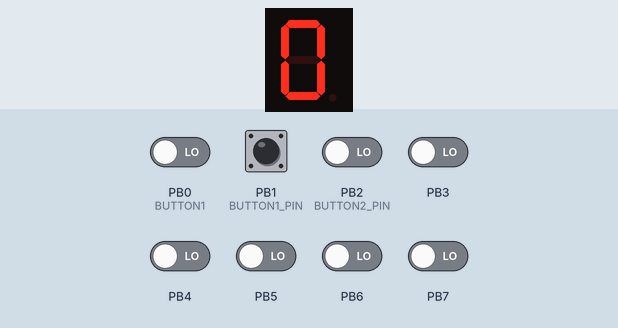
Bench run of a program on a simulated ATmega32, built with avr-gcc and emulated at 16 MHz. Parts: 1-digit seven-segment display. Wiring (inferred from the names in the program): 1-digit 7-segment display, segments lit when HIGH: segments PA0, PA1, PA2, PA3, PA4, PA5, PA6, PA7. The inputs (shaded band) are chosen by the test bench; at power-on: PB1 (BUTTON1_PIN) HIGH, PB0 (BUTTON1), PB2 (BUTTON2_PIN), PB3–7 LOW. The segment pins are drawn as the display they are named for.

Above: at 1.2 s.
1.3 s: PB1 (BUTTON1_PIN) pulled LOW for 0.15 s
At 2.2 s:
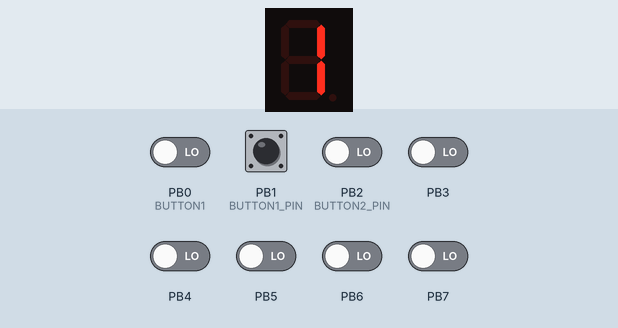
3.0 s: PB1 (BUTTON1_PIN) pulled LOW for 1 s
At 4.8 s:
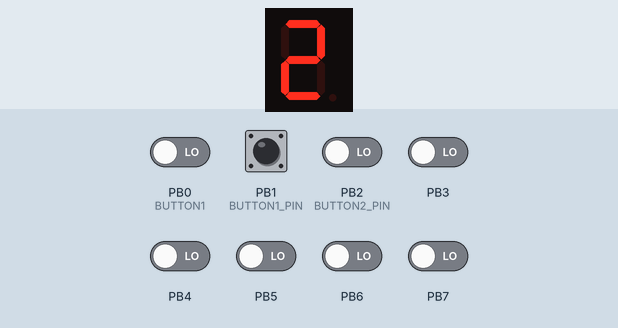
Timing chart, 0 to 6.3 s (numbered marks = the images above; inputs shaded):
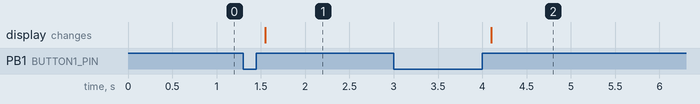

The program:

main.c
```c
/*
 * main.c
 *
 *  Created on: Jul 25, 2024
 *      Author: Elmag
 */

#include "../HAL/LED/LED_interface.h"
#include "../HAL/SEG/SEG_interfac.h"
#include "../HAL/SEG/SEG_config.h"
#include "../HAL/Button/Button_config.h"
#include "../HAL/Button/Button_interface.h"
#include "../HAL/Button/Button_private.h"

#include<util/delay.h>
int main()
{
	 SEG_voidInit(SEG1);
	 Button_Init(BUTTON1);
	 u8_t i = 0 ;
	 SEG_display(SEG1 , i);
	 while(1)
	 {
       Button_voidWaitForButton(BUTTON1);
       i++ ;
       if(i>9)
    	   i = 0 ;
       SEG_display(SEG1 ,i);


	 }
	return 0 ;
}
```

Button_config.h
```c
/*
 * Button_config.h
 *
 *  Created on: Jul 28, 2024
 *      Author: Elmag
 */

#ifndef BUTTON_BUTTON_CONFIG_H_
#define BUTTON_BUTTON_CONFIG_H_

#define BUTTON1_PORT PORTB
#define BUTTON1_PIN  PIN1

#define BUTTON2_PORT PORTB
#define BUTTON2_PIN  PIN2

#endif /* BUTTON_BUTTON_CONFIG_H_ */
```

SEG_config.h
```c
/*
 * SEG_config.h
 *
 *  Created on: Jul 28, 2024
 *      Author: Elmag
 */

#ifndef SEG_SEG_CONFIG_H_
#define SEG_SEG_CONFIG_H_

#define SEG1  1
#define SEG1_PORT  PORTA

#define HSEG_PINA  PIN0
#define HSEG_PINB  PIN1
#define HSEG_PINC  PIN2
#define HSEG_PIND  PIN3
#define HSEG_PINE  PIN4
#define HSEG_PINF  PIN5
#define HSEG_PING  PIN6
#define HSEG_PINH  PIN7

#endif /* SEG_SEG_CONFIG_H_ */
```

Button_interface.h
```c
/*
 * Button_interface.h
 *
 *  Created on: Jul 28, 2024
 *      Author: Elmag
 */

#ifndef BUTTON_BUTTON_INTERFACE_H_
#define BUTTON_BUTTON_INTERFACE_H_

#include "../../LIB/STD_Types.h"
#include "../../MCAL/DIO/DIO_interface.h"

#define BUTTON1 0
#define BUTTON2 1

void Button_Init(u8_t L_u8ButtonNum);
u8_t Button_u8GetButtonstatus(u8_t L_u8ButtonNum);
void Button_voidWaitForButton(u8_t L_u8ButtonNum);

#endif /* BUTTON_BUTTON_INTERFACE_H_ */
```

Button_program.c
```c
/*
 * Button_program.c
 *
 *  Created on: Jul 28, 2024
 *      Author: Elmag
 */
#include "Button_config.h"
#include "Button_interface.h"
#include "Button_private.h"
#include <util/delay.h>
void Button_Init(u8_t L_u8ButtonNum)
{
   switch(L_u8ButtonNum)
   {
	case BUTTON1: DIO_u8SetPinDirection(BUTTON1_PORT , BUTTON1_PIN , INPUT);
	              DIO_u8SetPinValue(BUTTON1_PORT ,BUTTON1_PIN ,HIGH);
	              break ;
	case BUTTON2: DIO_u8SetPinDirection(BUTTON2_PORT , BUTTON2_PIN , INPUT);
	              DIO_u8SetPinValue(BUTTON2_PORT ,BUTTON2_PIN ,HIGH);
	              break;
   }
}

u8_t Button_u8GetButtonstatus(u8_t L_u8ButtonNum)
{
	u8_t button_vall ;
	switch(L_u8ButtonNum)
	{
	case BUTTON1:button_vall = DIO_u8GetBit(BUTTON1_PORT , BUTTON1_PIN); break ;
	case BUTTON2:button_vall = DIO_u8GetBit(BUTTON2_PORT , BUTTON2_PIN); break ;
	}
	return button_vall ;
}
void Button_voidWaitForButton(u8_t L_u8ButtonNum)
{
  while(1)
  {
	  if(Button_u8GetButtonstatus(L_u8ButtonNum)==0)
	  {
		 while(Button_u8GetButtonstatus(L_u8ButtonNum)==0);
		 _delay_ms(100);
		 break ;
	  }
  }
}
```

LED_interface.h
```c
/*
 * LED_interface.h
 *
 *  Created on: Jul 25, 2024
 *      Author: Elmag
 */

#ifndef LED_LED_INTERFACE_H_
#define LED_LED_INTERFACE_H_

#include "../../LIB/STD_Types.h"
#include "../../MCAL/DIO/DIO_interface.h"

#define LED1 0
#define LED2 1
#define LED3 2
#define LED4 3
#define LED5 4


void LED_voidInit(u8_t L_u8led);
void LED_voidSetLEDHigh(u8_t L_u8led);
void LED_voidSetLEDLow(u8_t L_u8led);

#endif /* LED_LED_INTERFACE_H_ */
```

LED_program.c
```c
/*
 * LED_program.c
 *
 *  Created on: Jul 25, 2024
 *      Author: Elmag
 */


#include "LED_interface.h"
#include "LED_private.h"

void LED_voidInit(u8_t L_u8led)
{
	switch(L_u8led)
	{
	case LED1 :DIO_u8SetPinDirection(LED1_PORT, LED1_PIN, OUTPUT); break ;
	case LED2 :DIO_u8SetPinDirection(LED2_PORT, LED2_PIN, OUTPUT); break ;
	case LED3 :DIO_u8SetPinDirection(LED3_PORT, LED3_PIN, OUTPUT); break ;
	case LED4 :DIO_u8SetPinDirection(LED4_PORT, LED4_PIN, OUTPUT); break ;
	case LED5 :DIO_u8SetPinDirection(LED5_PORT, LED5_PIN, OUTPUT); break ;
	}
}
void LED_voidSetLEDHigh(u8_t L_u8led)
{
	switch(L_u8led){
	case LED1: DIO_u8SetPinValue(LED1_PORT, LED1_PIN, HIGH); break;
	case LED2: DIO_u8SetPinValue(LED2_PORT, LED2_PIN, HIGH); break;
	case LED3: DIO_u8SetPinValue(LED3_PORT, LED3_PIN, HIGH); break;
	case LED4: DIO_u8SetPinValue(LED4_PORT, LED4_PIN, HIGH); break;
	case LED5: DIO_u8SetPinValue(LED5_PORT, LED5_PIN, HIGH); break;
	}
}
void LED_voidSetLEDLow(u8_t L_u8led)
{
	switch(L_u8led){
	case LED1: DIO_u8SetPinValue(LED1_PORT, LED1_PIN, LOW); break;
	case LED2: DIO_u8SetPinValue(LED2_PORT, LED2_PIN, LOW); break;
	case LED3: DIO_u8SetPinValue(LED3_PORT, LED3_PIN, LOW); break;
	case LED4: DIO_u8SetPinValue(LED4_PORT, LED4_PIN, LOW); break;
	case LED5: DIO_u8SetPinValue(LED5_PORT, LED5_PIN, LOW); break;
	}
}
```

SEG_interfac.h
```c
/*
 * SEG_interfac.h
 *
 *  Created on: Jul 28, 2024
 *      Author: Elmag
 */

#ifndef SEG_SEG_INTERFAC_H_
#define SEG_SEG_INTERFAC_H_

void SEG_voidInit(u8_t SEG_NUM);
void SEG_display(u8_t SEG_NUM, u8_t val);

void SEG_VoidClear(u8_t SEG_NUM);
#endif /* SEG_SEG_INTERFAC_H_ */
```

SEG_program.c
```c
/*
 * SEG_program.c
 *
 *  Created on: Jul 28, 2024
 *      Author: Elmag
 */

#include "../../LIB/STD_Types.h"
#include "../../LIB/Bit_Math.h"
#include "../../MCAL/DIO/DIO_interface.h"

#include "SEG_config.h"
#include "SEG_interfac.h"
#include "SEG_private.h"

void SEG_voidInit(u8_t SEG_NUM)
{

	switch(SEG_NUM)
	{
	case SEG1:
		DIO_u8SetPinDirection(SEG1_PORT , HSEG_PINA ,OUTPUT);
		DIO_u8SetPinDirection(SEG1_PORT , HSEG_PINB ,OUTPUT);
		DIO_u8SetPinDirection(SEG1_PORT , HSEG_PINC ,OUTPUT);
		DIO_u8SetPinDirection(SEG1_PORT , HSEG_PIND ,OUTPUT);
		DIO_u8SetPinDirection(SEG1_PORT , HSEG_PINE ,OUTPUT);
		DIO_u8SetPinDirection(SEG1_PORT , HSEG_PINF ,OUTPUT);
		DIO_u8SetPinDirection(SEG1_PORT , HSEG_PING ,OUTPUT);
		DIO_u8SetPinDirection(SEG1_PORT , HSEG_PINH ,OUTPUT);
		break ;
	}

}

void SEG_display(u8_t SEG_NUM ,u8_t val)
{
	switch(SEG_NUM)
	{
	case SEG1:
	  DIO_u8SetPortValue(SEG1_PORT ,seg[val]);
	  break ;
	}
}
void SEG_VoidClear(u8_t SEG_NUM)
{
	switch(SEG_NUM)
	{
	DIO_u8SetPinValue(SEG1_PORT , HSEG_PINA ,LOW);
	DIO_u8SetPinValue(SEG1_PORT , HSEG_PINB ,LOW);
	DIO_u8SetPinValue(SEG1_PORT , HSEG_PINC ,LOW);
	DIO_u8SetPinValue(SEG1_PORT , HSEG_PIND ,LOW);
	DIO_u8SetPinValue(SEG1_PORT , HSEG_PINE ,LOW);
	DIO_u8SetPinValue(SEG1_PORT , HSEG_PINF ,LOW);
	DIO_u8SetPinValue(SEG1_PORT , HSEG_PING ,LOW);
	DIO_u8SetPinValue(SEG1_PORT , HSEG_PINH ,LOW);
	break ;
	}

}
```

Button_private.h
```c
/*
 * Button_private.h
 *
 *  Created on: Jul 28, 2024
 *      Author: Elmag
 */

#ifndef BUTTON_BUTTON_PRIVATE_H_
#define BUTTON_BUTTON_PRIVATE_H_


#endif /* BUTTON_BUTTON_PRIVATE_H_ */
```

LED_private.h
```c
/*
 * LED_private.h
 *
 *  Created on: Jul 25, 2024
 *      Author: Elmag
 */

#ifndef LED_LED_PRIVATE_H_
#define LED_LED_PRIVATE_H_

#define LED1_PORT  PORTA
#define LED1_PIN   PIN0

#define LED2_PORT PORTA
#define LED2_PIN  PIN1

#define LED3_PORT PORTA
#define LED3_PIN  PIN2

#define LED4_PORT PORTA
#define LED4_PIN  PIN3

#define LED5_PORT PORTA
#define LED5_PIN  PIN4


#endif /* LED_LED_PRIVATE_H_ */
```

SEG_private.h
```c
/*
 * SEG_private.h
 *
 *  Created on: Jul 28, 2024
 *      Author: Elmag
 */

#ifndef SEG_SEG_PRIVATE_H_
#define SEG_SEG_PRIVATE_H_

const static u8_t seg[]={0b00111111 , 0b00000110 ,0b01011011 ,0b01001111, 0b01100110 ,0b01101101, 0b01111101 ,0b00000111 ,0b01111111 ,0b01101111};

#endif /* SEG_SEG_PRIVATE_H_ */
```

Bit_Math.h
```c
/*
 * Bit_Math.h
 *
 *  Created on: Jul 25, 2024
 *      Author: Elmag
 */

#ifndef BIT_MATH_H_
#define BIT_MATH_H_

#define SetBit(reg,bit)  reg|=(1<<bit)

#define CleartBit(reg,bit) reg&=~(1<<bit)

#define ToggleBit(reg,bit) reg^=(1<<bit)

#define GetBit(reg,bit)   ((reg>>bit) & 1)

#endif /* BIT_MATH_H_ */
```

STD_Types.h
```c
/*
 * STD_Types.h
 *
 *  Created on: Jul 25, 2024
 *      Author: Elmag
 */

#ifndef STD_TYPES_H_
#define STD_TYPES_H_

typedef _Bool          		 	boolean;
typedef char          		  	char_t;
typedef signed char   		 	s8_t;
typedef unsigned char     	  	u8_t;
typedef signed short		 	s16_t;
typedef unsigned short 		 	u16_t;
typedef signed int 		 	    s32_t;
typedef unsigned int 		 	u32_t;
typedef signed long long int 	        s64_t;
typedef unsigned long long int          u64_t;

typedef volatile char          		  		vchar_t;
typedef volatile signed char   		 		vs8_t;
typedef volatile unsigned char     	  		vu8_t;
typedef volatile signed short		 		vs16_t;
typedef volatile  unsigned short 		 	vu16_t;
typedef volatile signed int 			 	vs32_t;
typedef volatile unsigned int 		 		vu32_t;
typedef volatile signed long long int 		        vs64_t;
typedef volatile unsigned long long int  	        vui64_t;

typedef float 		float32;
typedef double 		float64;

#endif /* STD_TYPES_H_ */
```

DIO_interface.h
```c
/*
 * DIO_interface.h
 *
 *  Created on: Jul 25, 2024
 *      Author: Elmag
 */

#ifndef DIO_DIO_INTERFACE_H_
#define DIO_DIO_INTERFACE_H_

typedef enum
{
ERROR,
NO_ERROR
}ERROR_t;

#define HIGH 1
#define LOW 0

#define INPUT 0
#define OUTPUT 1

#define PORTA 0
#define PORTB 1
#define PORTC 2
#define PORTD 3

#define PIN0 0
#define PIN1 1
#define PIN2 2
#define PIN3 3
#define PIN4 4
#define PIN5 5
#define PIN6 6
#define PIN7 7

u8_t DIO_u8SetPinValue(u8_t L_u8Port ,u8_t L_u8Pin ,u8_t L_u8Value);
u8_t DIO_u8SetPinDirection(u8_t L_u8Port ,u8_t L_u8Pin ,u8_t u8Direction);
u8_t DIO_u8GetBit(u8_t L_u8Port ,u8_t L_u8Pin );
u8_t DIO_u8GetPort(u8_t L_u8Port);
u8_t DIO_u8SetPortValue(u8_t L_u8Port ,u8_t L_u8Value);
u8_t DIO_u8SetPortDirection(u8_t L_u8Port ,u8_t u8Direction);

#endif /* DIO_DIO_INTERFACE_H_ */
```

DIO_private.h
```c
/*
 * DIO_private.h
 *
 *  Created on: Jul 25, 2024
 *      Author: Elmag
 */

#ifndef DIO_DIO_PRIVATE_H_
#define DIO_DIO_PRIVATE_H_

#define PORTA_REG  (*((vu8_t*)0x3B))
#define DDRA_REG   (*((vu8_t*)0x3A))
#define PINA_REG   (*((vu8_t*)0x39))


#define PORTB_REG  (*((vu8_t*)0x38))
#define DDRB_REG   (*((vu8_t*)0x37))
#define PINB_REG   (*((vu8_t*)0x36))

#define PORTC_REG  (*((vu8_t*)0x35))
#define DDRC_REG   (*((vu8_t*)0x34))
#define PINC_REG   (*((vu8_t*)0x33))

#define PORTD_REG  (*((vu8_t*)0x32))
#define DDRD_REG   (*((vu8_t*)0x31))
#define PIND_REG   (*((vu8_t*)0x30))

#endif /* DIO_DIO_PRIVATE_H_ */
```

DIO_program.c
```c
/*
 * program.c
 *
 *  Created on: Jul 25, 2024
 *      Author: Elmag
 */


#include "../../LIB/STD_Types.h"
#include "../../LIB/Bit_Math.h"

#include "DIO_private.h"
#include "DIO_interface.h"

u8_t DIO_u8SetPinValue(u8_t L_u8Port ,u8_t L_u8Pin ,u8_t L_u8Value)
{
	if(L_u8Value == HIGH)
	{
		switch(L_u8Port)
		{
		case PORTA : SetBit(PORTA_REG , L_u8Pin); break ;
		case PORTB : SetBit(PORTB_REG , L_u8Pin); break ;
		case PORTC : SetBit(PORTC_REG , L_u8Pin); break ;
		case PORTD : SetBit(PORTD_REG , L_u8Pin); break ;
		default : return ERROR ; break ;
		}
	}
	else if(L_u8Value == LOW)
	{
		switch(L_u8Port)
		{
		case PORTA : CleartBit(PORTA_REG , L_u8Pin); break ;
		case PORTB : CleartBit(PORTB_REG , L_u8Pin); break ;
		case PORTC : CleartBit(PORTC_REG , L_u8Pin); break ;
		case PORTD : CleartBit(PORTD_REG , L_u8Pin); break ;
		default : return ERROR ; break ;
		}
	}
	else
	{
		return ERROR ;
	}
	return NO_ERROR ;
}
u8_t DIO_u8SetPinDirection(u8_t L_u8Port ,u8_t L_u8Pin ,u8_t L_u8Direction)
{
	if(L_u8Direction== OUTPUT)
	{
		switch(L_u8Port)
		{
		case PORTA : SetBit(DDRA_REG , L_u8Pin); break ;
		case PORTB : SetBit(DDRB_REG , L_u8Pin); break ;
		case PORTC : SetBit(DDRC_REG , L_u8Pin); break ;
		case PORTD : SetBit(DDRD_REG , L_u8Pin); break ;
		default : return ERROR ; break ;
		}
	}
	else if(L_u8Direction == INPUT)
	{
		switch(L_u8Port)
		{
		case PORTA : CleartBit(DDRA_REG , L_u8Pin); break ;
		case PORTB : CleartBit(DDRB_REG , L_u8Pin); break ;
		case PORTC : CleartBit(DDRC_REG , L_u8Pin); break ;
		case PORTD : CleartBit(DDRD_REG , L_u8Pin); break ;
		default : return ERROR ; break ;
		}
	}
	else
	{
		return ERROR ;
	}

	return NO_ERROR ;
}

u8_t DIO_u8GetBit(u8_t L_u8Port ,u8_t L_u8Pin )
{
	u8_t L_u8pinval ;
	switch(L_u8Port)
	{
	case PORTA :L_u8pinval = GetBit(PINA_REG , L_u8Pin); break ;
	case PORTB :L_u8pinval = GetBit(PINB_REG , L_u8Pin); break ;
	case PORTC :L_u8pinval = GetBit(PINC_REG , L_u8Pin); break ;
	case PORTD :L_u8pinval = GetBit(PIND_REG , L_u8Pin); break ;
	default : return ERROR ; break ;
	}

	return L_u8pinval ;
}

u8_t DIO_u8GetPort(u8_t L_u8Port )
{
	u8_t L_u8pinval ;
	switch(L_u8Port)
	{
	case PORTA :L_u8pinval = PINA_REG; break ;
	case PORTB :L_u8pinval = PINB_REG; break ;
	case PORTC :L_u8pinval = PINC_REG; break ;
	case PORTD :L_u8pinval = PIND_REG; break ;
	default : return ERROR ; break ;
	}

	return L_u8pinval ;
}

u8_t DIO_u8SetPortValue(u8_t L_u8Port ,u8_t L_u8Value)
{
	switch(L_u8Port)
	{
	case PORTA: PORTA_REG = L_u8Value; break;
	case PORTB: PORTB_REG = L_u8Value; break;
	case PORTC: PORTC_REG = L_u8Value; break;
	case PORTD: PORTD_REG = L_u8Value; break;
	default: return ERROR; break;
	}
	return NO_ERROR ;
}
u8_t DIO_u8SetPortDirection(u8_t L_u8Port ,u8_t L_u8Direction)
{
	if(L_u8Direction == OUTPUT)
	{
		L_u8Direction =0xff ;
	}
	else
	{
		L_u8Direction = 0x00 ;
	}
	switch(L_u8Port)
	{
		case PORTA: DDRA_REG = L_u8Direction; break;
		case PORTB: DDRB_REG = L_u8Direction; break;
		case PORTC: DDRC_REG = L_u8Direction; break;
		case PORTD: DDRD_REG = L_u8Direction; break;
		default: return ERROR; break;
	}
	return NO_ERROR ;
}
```

Measured:
- after the input at 1.3 s, the display: changes after 0.25 s (image 1)
- after the input at 3.0 s, the display: changes after 1.1 s (image 2)
